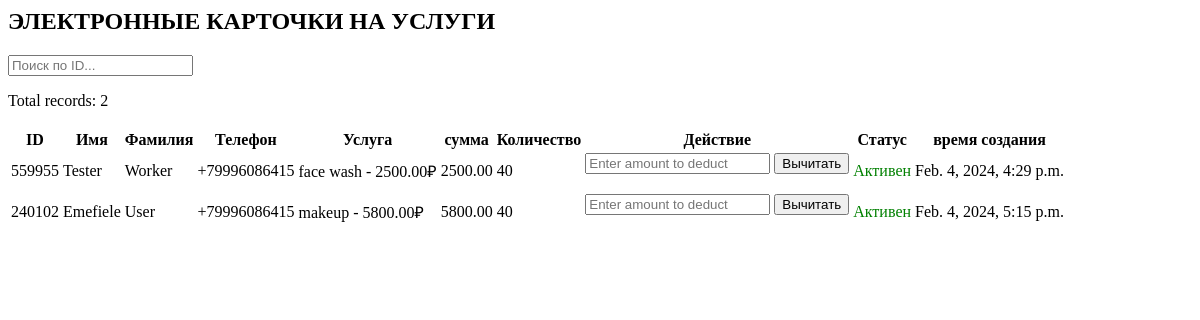
The app's page /electronic-card-records-service/ (signed in), older data.
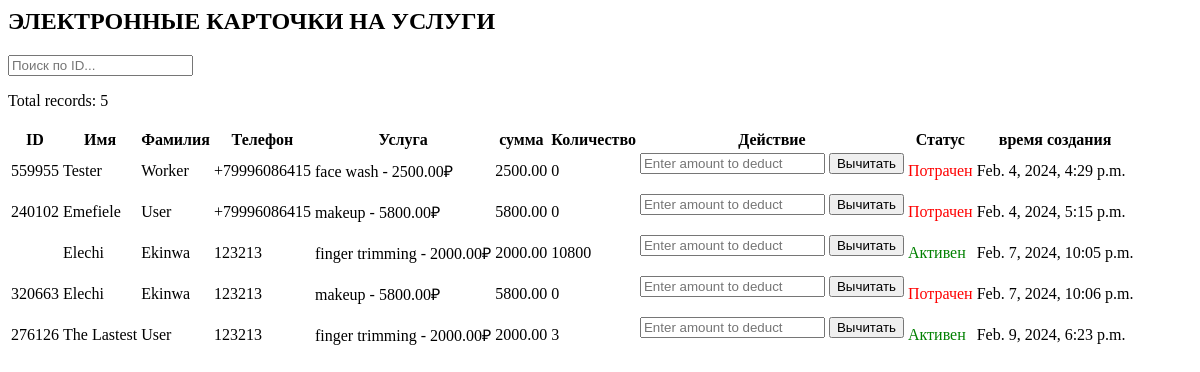
The same page, newer data.
### website/models.py (models this page shows, shortened)
class ElectronicCardService(models.Model):
    STATUS_CHOICES = [
        ('Активен', 'Активен'),
        ('Потрачен', 'Потрачен'),
    ]
    TYPE_CHOICES = [
        ('service', 'Service'),
        ('sum', 'Sum'),
    ]
    spa = models.ForeignKey(Spa, on_delete=models.SET_NULL, related_name='elect_gens_service', null=True)
    first_name = models.CharField(max_length=30)
    last_name = models.CharField(max_length=30)
    phone = models.CharField(max_length=30)
    type = models.CharField(choices=TYPE_CHOICES, default='service', max_length=10)
    service = models.ForeignKey(Service, on_delete=models.SET_NULL, related_name='elect_gens_service', blank=True, null=True)
    purchased_frequency = models.IntegerField()
    uniquec = models.CharField(max_length=30)
    created_at = models.DateTimeField(auto_now_add=True)
    status = models.CharField(max_length=10, choices=STATUS_CHOICES, default='Активен')
    @property
    def service_value(self):
        if self.service:
            return self.service.value
        return None

class Service(models.Model):
    name = models.CharField(max_length=100)
    value = models.DecimalField(max_digits=10, decimal_places=2)
    def __str__(self):
        return f"{self.name} - {self.value}₽"

### website/views.py (the view)
# urls.py: path('electronic-card-records-service/', views.electronic_card_service_records, name='electronic_card_service_records'),
def electronic_card_service_records(request):
    if request.user.is_authenticated and hasattr(request.user, 'spa_admin'):
        spa_admin = request.user.spa_admin
        if spa_admin:
            paper_gens_service = ElectronicCardService.objects.filter(spa=spa_admin)
            context = {'electronic_cards_service': paper_gens_service}
            return render(request, 'electronic_cards_service_records.html', context)
    return render(request, 'electronic_cards_service_records.html')

### templates/electronic_cards_service_records.html (shortened to what this page needs)
{% load static %}
{% block content %}
<div class="table-responsive mt-3" style="padding-bottom: 0px;">
    <div class="container mt-3">
        <h2>ЭЛЕКТРОННЫЕ КАРТОЧКИ НА УСЛУГИ</h2>
    <form id="search-form" hx-get="{% url 'search_electronic_card_service' %}" hx-target="#table-body-content6">
        <div class="d-flex justify-content-end mb-4">
            <input type="text"
                hx-post="{% url 'search_electronic_card_service' %}"
                hx-target='#table-body-content6'
                hx-trigger="keyup changed delay:500ms"
                name="search"
                class="form-control-sm mr-2"
                placeholder="Поиск по ID..." />
        </div>
    </form>
        <div id="table-body-content6">
            <table class="table table-striped table-hover table-bordered" id="">
                <thead class="table-dark">
                    <tr>
                        <th scope="col">ID</th>
                        <th scope="col">Имя</th>
                        <th scope="col">Фамилия</th>
                        <th scope="col">Телефон</th>
                        <th scope="col">Услуга</th>
                        <th scope="col">сумма</th>
                        <th scope="col">Количество</th>
                        <th scope="col">Действие</th>
                        <th scope="col">Статус</th>
                        <th scope="col">время создания</th>
                    </tr>
                </thead>
                <tbody>
                    {% if electronic_cards_service %}
                    <br />
                    <br/>
                    {% for record in electronic_cards_service %}
                    <tr>
                        <td>{{ record.uniquec }}</td>
                        <td>{{ record.first_name }}</td>
                        <td>{{ record.last_name }}</td>
                        <td>{{ record.phone }}</td>
                        <td>{{ record.service }}</td>
                        <td>{{ record.service_value }}</td>
                        <td>{{ record.purchased_frequency }}</td>
                        <td>
                            <form method="POST" action="{% url 'electronic_card_service_deduct_amount' record.pk  %}">
                                <input type="number" name="deduct_amount" placeholder="Enter amount to deduct" required>
                                <button type="submit">Вычитать</button>
                            </form>
                        </td>
                        <td>{% if record.purchased_frequency == 0 %}<span style="color: red;">Потрачен</span>{% else %}<span style="color: green;">Активен</span>{% endif %}</td>
                        <td>{{ record.created_at }}</td>
                    </tr>
                    {% endfor %}
                    {% else %}
                    <tr>
                        <td colspan="8">Записей не найдено.</td>
                    </tr>
                    {% endif %}
                </tbody>
            </table>
        </div>
    </div>
</div>
{% endblock %}

Row changes from the older to the newer data that the page shows:
changed ElectronicCardService "Tester": purchased_frequency "40" → "0"; purchased_frequency "Активен" → "Потрачен"
changed ElectronicCardService "Emefiele": purchased_frequency "40" → "0"; purchased_frequency "Активен" → "Потрачен"
added ElectronicCardService: first_name "Elechi", last_name "Ekinwa", phone "123213", service "finger trimming - 2000.00₽", service_value "2000.00", purchased_frequency "10800", shows "Активен", created_at "Feb. 7, 2024, 10:05 p.m."
added ElectronicCardService: uniquec "320663", first_name "Elechi", last_name "Ekinwa", phone "123213", service "makeup - 5800.00₽", service_value "5800.00", purchased_frequency "0", shows "Потрачен", created_at "Feb. 7, 2024, 10:06 p.m."
added ElectronicCardService: uniquec "276126", first_name "The Lastest", last_name "User", phone "123213", service "finger trimming - 2000.00₽", service_value "2000.00", purchased_frequency "3", shows "Активен", created_at "Feb. 9, 2024, 6:23 p.m."
Text that changed along with them:
text written by a page script: "Total records: 2" → "Total records: 5"
